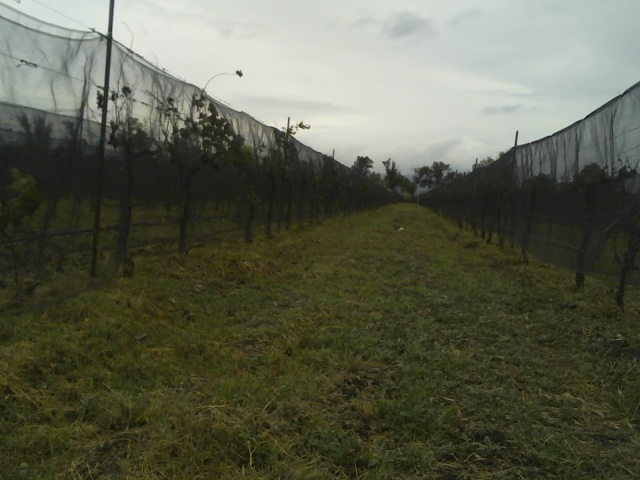
#> input picture scripts/test_images/20221019-203009.jpg, 640 x 480 px
$ jupyter execute image_process.ipynb
#> lines starting #> are read from the running program, lines starting #| are printed output that depends on the picture; after the words box and inside, x2 and y2 are one past the last pixel; in counts of white or black regions, pixels touching at a corner belong together
## Blop detection notebook

[cell 1]
import cv2
from matplotlib import pyplot as plt
import numpy as np
import math

#img = cv2.imread("test_images/20221002-223527.jpg")
#img = cv2.imread("test_images/20221002-223338.jpg")
img = cv2.imread("test_images/20221019-203009.jpg")
#> img is the input picture: shape (480, 640, 3); mean B, G, R 75.8, 93.4, 91.1
#cv2.imshow("original",img)
#cv2.waitKey(0)
#cv2.destroyAllWindows()

original = cv2.cvtColor(img, cv2.COLOR_BGR2RGB) #Convertion to rgb in order to maintain the same colors in cv2 and pyplot
plt.imshow(original)
plt.show()
image=original

## Grayscale transformation

[cell 2]
gray = cv2.cvtColor(image, cv2.COLOR_RGB2GRAY)
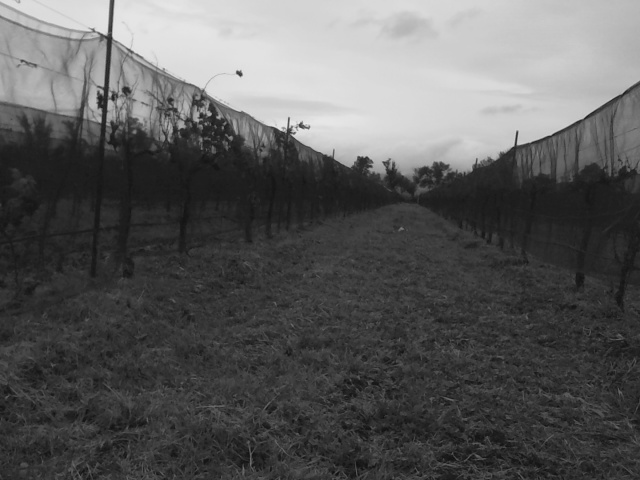
#> gray: shape (480, 640); min 15, max 235, mean 90.7
plt.imshow(gray,cmap='gray')
gray.shape
#> Out = (480, 640)

## Otsu Method

[cell 3]
blur = cv2.GaussianBlur(gray,(5,5),0)
ret,otsu = cv2.threshold(blur,0,255,cv2.THRESH_BINARY+cv2.THRESH_OTSU)
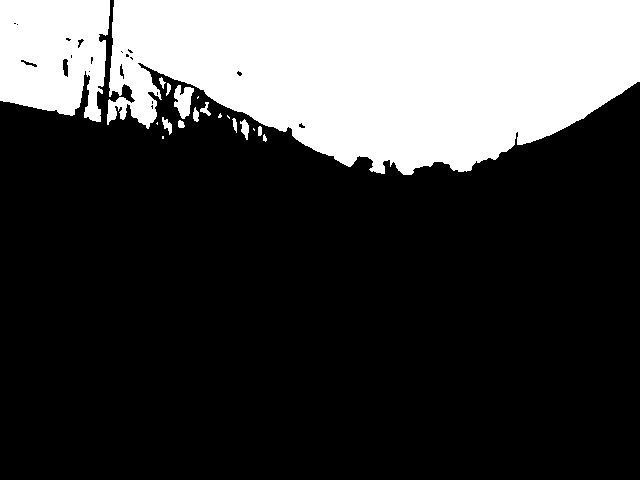
#> otsu: shape (480, 640); 26.7% white; 19 white regions (6 under 20 px)
#> ret = 125
plt.imshow(otsu,cmap='gray')

## Chose the biggest blop

[cell 4]
contours,hierarchy = cv2.findContours(otsu, cv2.RETR_EXTERNAL, cv2.CHAIN_APPROX_NONE)
#> contours = 19 contours, 7 with area under 20; largest, box (x1, y1, x2, y2) and area: (107, 0, 640, 175) 69068, (0, 0, 110, 122) 11074, (174, 85, 194, 119) 378, (240, 119, 249, 140) 88, (162, 117, 172, 135) 66
output = otsu.copy()
maxContour = 0
for contour in contours:

    contourSize = cv2.contourArea(contour)
    if contourSize > maxContour:
        maxContour = contourSize
        maxContourData = contour
#> this loop made 19 passes
#> (contourSize, maxContour) on passes 1, 2, 4, 6, 7, 15, 18: (2, 2), (13.5, 13.5), (25.5, 25.5), (33, 33), (88, 88), (378, 378), (69068.5, 69068.5)
#> contourSize on passes 8 to 13: 29.5, 66.5, 2, 7, 48, 46.5
#> after the loop, maxContour = 69068.5; maxContourData = contour of 1591 points, box (x1, y1, x2, y2) (107, 0, 640, 175), area 69068

# Create a mask from the largest contour
mask = np.zeros_like(otsu)
mask = mask.astype('uint8')
mask=cv2.fillPoly(mask,[maxContourData],1)
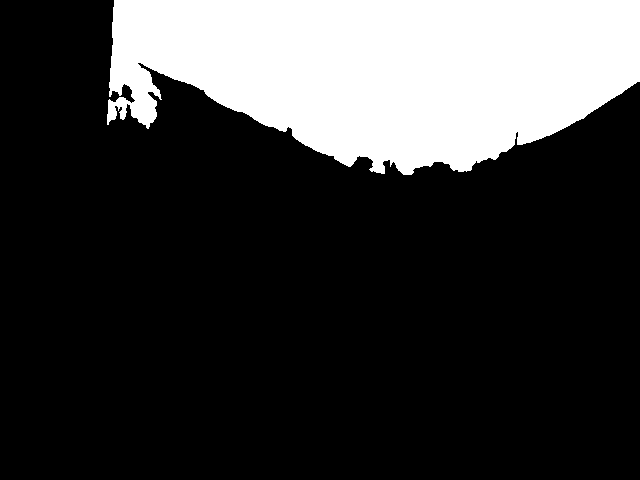
#> mask: shape (480, 640); values 0 (black) and 1 (white), 22.7% white; 1 white region, box (x1, y1, x2, y2) and area: (107, 0, 640, 175) 69865
print (len(contours))
#| 19
plt.imshow(mask,cmap='gray')
otsu = mask

## Colum sum analisys

[cell 5]
x,y = otsu.shape
#> x = 480; y = 640

array = np.array([np.sum(otsu[:, i]) for i in range(y)])
#> array = 640 values, max 175 at index 403, min 0 at index 0, mean 109.2
array = array.argsort()[::-1]
#> array = 640 values, max 639 at index 497, min 0 at index 539, mean 319.5

index = int(np.mean(array[0:5]))
#> index = 405

[cell 6]
cv2.line(original,(index,0),(index,x),(255,0,0),9)
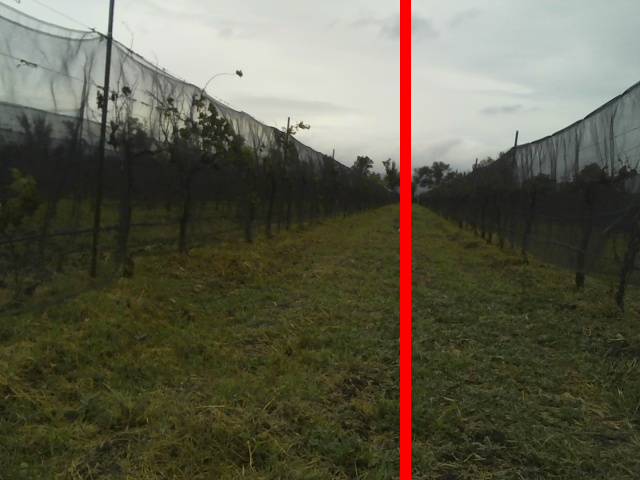
#> original: shape (480, 640, 3); mean R, G, B 93.6, 91.5, 74.2
plt.imshow(original, cmap='gray')

$ run again, with scripts/test_images/20221002-223527.jpg copied over scripts/test_images/20221019-203009.jpg
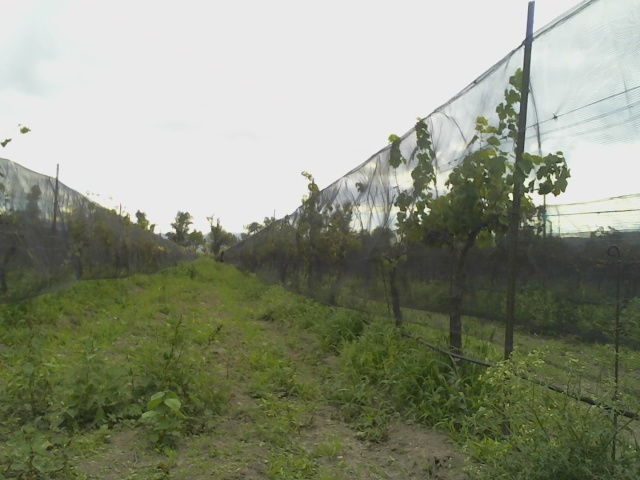
#> input picture scripts/test_images/20221002-223527.jpg, 640 x 480 px
#> img is the input picture: shape (480, 640, 3); mean B, G, R 125.7, 144.7, 139.8
#> `ret,otsu = cv2.threshold(blur,0,255,cv2.THRESH_BINARY+cv2.THRESH_OTSU)`:
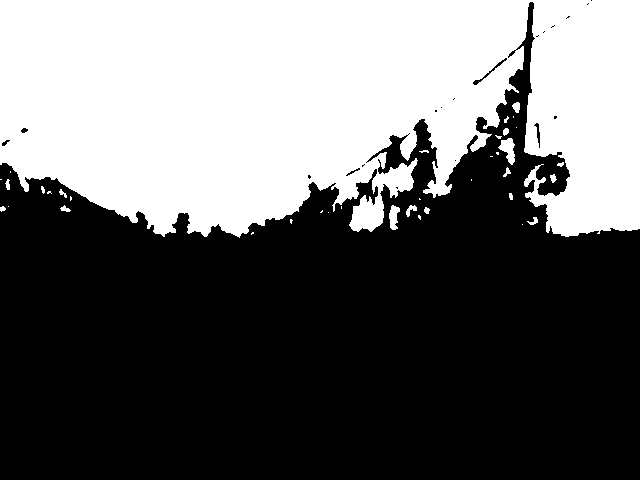
#> otsu: shape (480, 640); 40.7% white; 38 white regions (21 under 20 px)
#> ret = 154
#> contours = 38 contours, 26 with area under 20; largest, box (x1, y1, x2, y2) and area: (0, 0, 640, 238) 122580, (498, 138, 515, 165) 218, (389, 205, 400, 230) 152, (512, 102, 520, 113) 50, (406, 205, 417, 217) 46
#> the loop `for contour in contours: ` made 38 passes
#> (contourSize, maxContour) on passes 1, 3, 4, 12, 13, 31, 38: (2, 2), (4.5, 4.5), (27.5, 27.5), (45.5, 45.5), (152, 152), (217.5, 217.5), (122580, 122580)
#> after the loop `for contour in contours:`: maxContour = 122580; maxContourData = contour of 3154 points, box (x1, y1, x2, y2) (0, 0, 640, 238), area 122580
#> mask: shape (480, 640); values 0 (black) and 1 (white), 40.4% white; 1 white region, box (x1, y1, x2, y2) and area: (0, 0, 640, 238) 124158
#| 38
#> `array = np.array([np.sum(otsu[:, i]) for i in range(y)])`: array = 640 values, max 238 at index 239, min 49 at index 524, mean 194
#> `array = array.argsort()[::-1]`: array = 640 values, max 639 at index 142, min 0 at index 528, mean 319.5
#> index = 210
#> `cv2.line(original,(index,0),(index,x),(255,0,0),9)`:
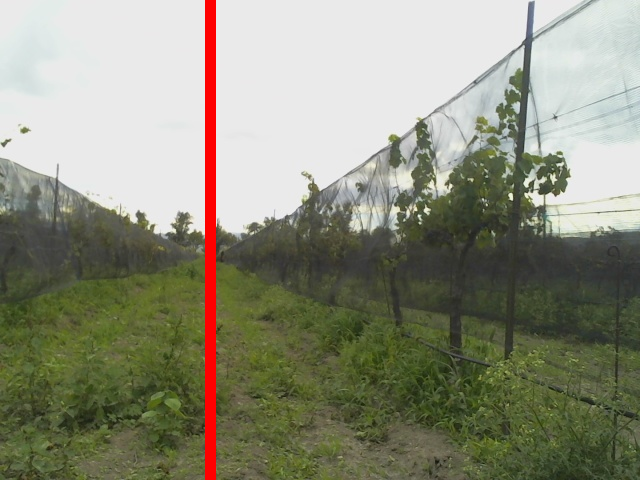
#> original: shape (480, 640, 3); mean R, G, B 141.4, 141.9, 123.3

$ run again, with scripts/test_images/20221002-223338.jpg copied over scripts/test_images/20221019-203009.jpg
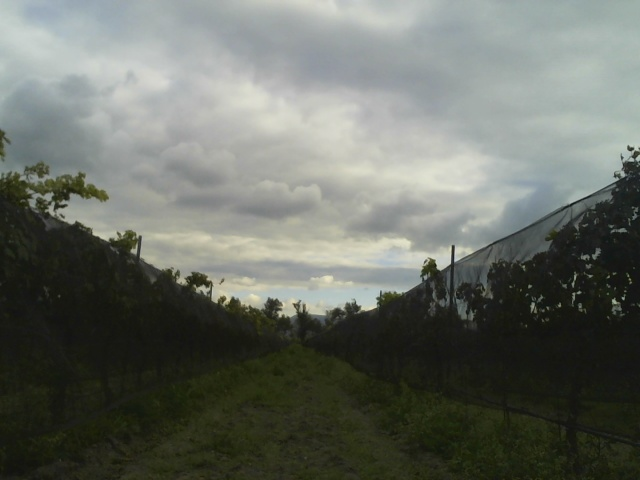
#> input picture scripts/test_images/20221002-223338.jpg, 640 x 480 px
#> img is the input picture: shape (480, 640, 3); mean B, G, R 101.1, 108.8, 104.5
#> `ret,otsu = cv2.threshold(blur,0,255,cv2.THRESH_BINARY+cv2.THRESH_OTSU)`:
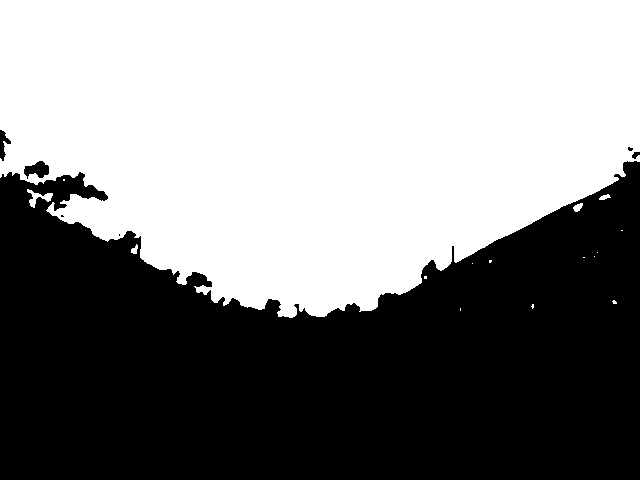
#> otsu: shape (480, 640); 52.3% white; 7 black regions (3 under 20 px)
#> ret = 103
#> contours = 16 contours, 11 with area under 20; largest, box (x1, y1, x2, y2) and area: (0, 0, 640, 318) 159518, (27, 189, 53, 208) 140, (573, 203, 583, 212) 44, (131, 244, 138, 254) 30, (599, 194, 611, 200) 30
#> the loop `for contour in contours: ` made 16 passes
#> (contourSize, maxContour) on passes 2, 3, 10, 12, 14, 16: (4.5, 4.5), (8, 8), (30, 30), (44, 44), (139.5, 139.5), (159517.5, 159517.5)
#> after the loop `for contour in contours:`: maxContour = 159517.5; maxContourData = contour of 2109 points, box (x1, y1, x2, y2) (0, 0, 640, 318), area 159518
#> mask: shape (480, 640); values 0 (black) and 1 (white), 52.3% white; 3 black regions, box (x1, y1, x2, y2) and area: (0, 161, 640, 480) 146430, (0, 130, 11, 161) 161, (632, 152, 640, 159) 36
#| 16
#> `array = np.array([np.sum(otsu[:, i]) for i in range(y)])`: array = 640 values, max 318 at index 289, min 144 at index 2, mean 250.9
#> `array = array.argsort()[::-1]`: array = 640 values, max 639 at index 628, min 0 at index 636, mean 319.5
#> index = 291
#> `cv2.line(original,(index,0),(index,x),(255,0,0),9)`:
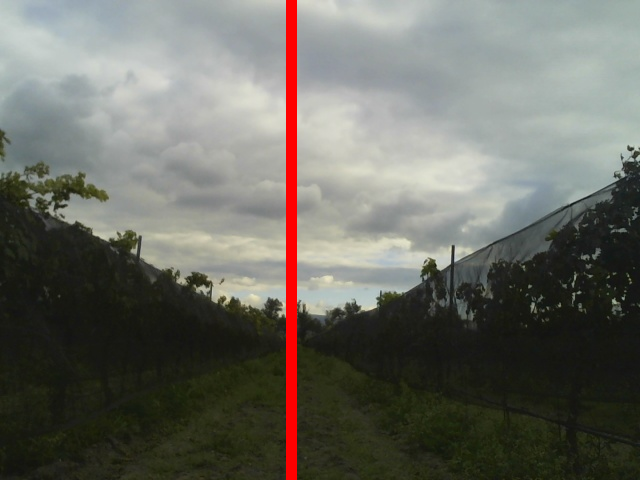
#> original: shape (480, 640, 3); mean R, G, B 106.6, 106.5, 99

$ run again, with scripts/test_images/20221002-223343.jpg copied over scripts/test_images/20221019-203009.jpg
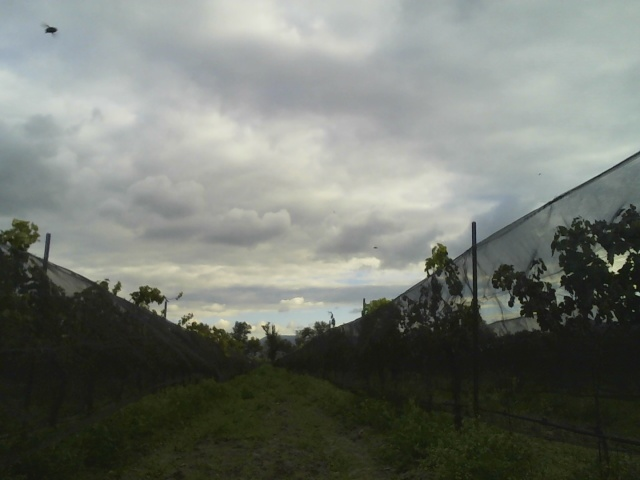
#> input picture scripts/test_images/20221002-223343.jpg, 640 x 480 px
#> img is the input picture: shape (480, 640, 3); mean B, G, R 110.9, 118.2, 113.7
#> `ret,otsu = cv2.threshold(blur,0,255,cv2.THRESH_BINARY+cv2.THRESH_OTSU)`:
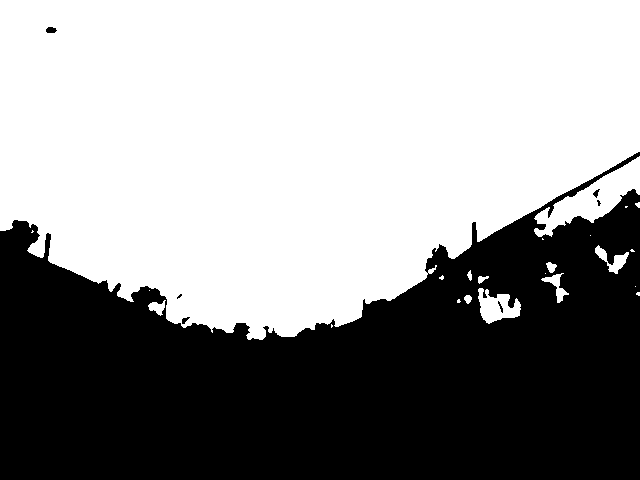
#> otsu: shape (480, 640); 57.8% white; 7 black regions (2 under 20 px)
#> ret = 105
#> contours = 23 contours, 13 with area under 20; largest, box (x1, y1, x2, y2) and area: (0, 0, 640, 340) 171575, (534, 156, 640, 237) 2915, (478, 288, 521, 324) 841, (595, 245, 629, 274) 298, (541, 273, 569, 303) 215
#> the loop `for contour in contours: ` made 23 passes
#> (contourSize, maxContour) on passes 1, 2, 7, 22, 23: (2, 2), (127, 127), (841, 841), (2915, 2915), (171575, 171575)
#> after the loop `for contour in contours:`: maxContour = 171575; maxContourData = contour of 2008 points, box (x1, y1, x2, y2) (0, 0, 640, 340), area 171575
#> mask: shape (480, 640); values 0 (black) and 1 (white), 56.2% white; 1 black region, box (x1, y1, x2, y2) and area: (0, 152, 640, 480) 134620
#| 23
#> `array = np.array([np.sum(otsu[:, i]) for i in range(y)])`: array = 640 values, max 340 at index 250, min 152 at index 638, mean 269.7
#> `array = array.argsort()[::-1]`: array = 640 values, max 639 at index 639, min 0 at index 467, mean 319.5
#> index = 258
#> `cv2.line(original,(index,0),(index,x),(255,0,0),9)`:
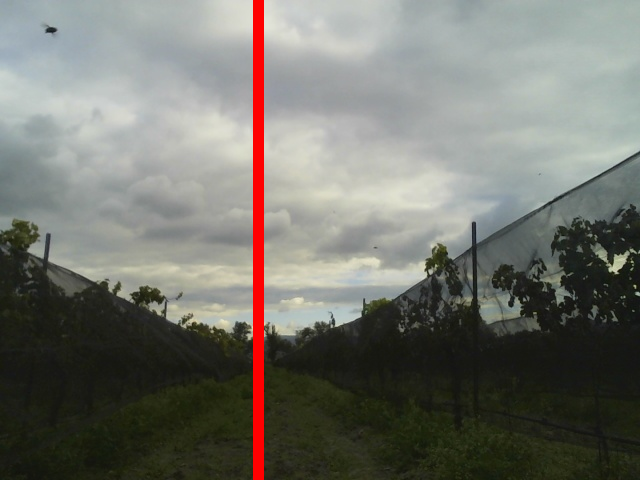
#> original: shape (480, 640, 3); mean R, G, B 115.7, 115.7, 108.6
